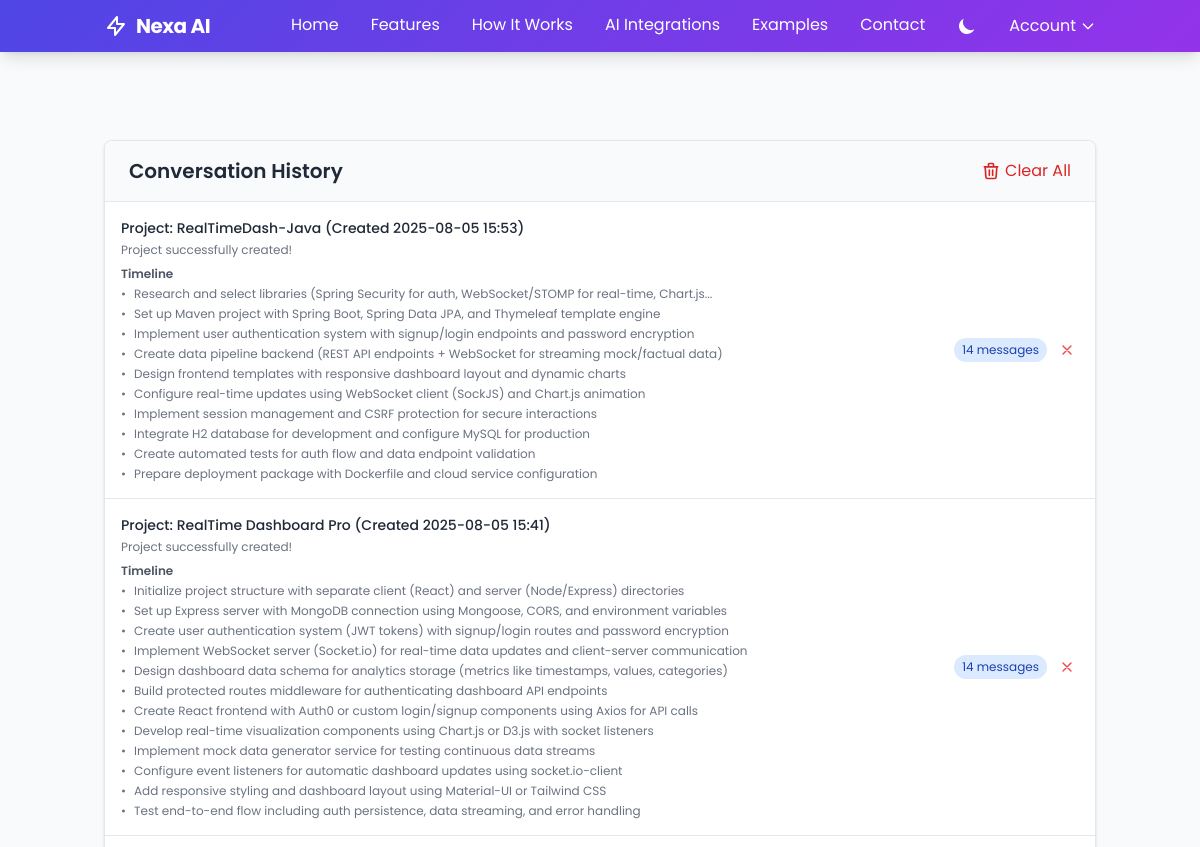
Before: /history (signed in, upper part) with the older database file.
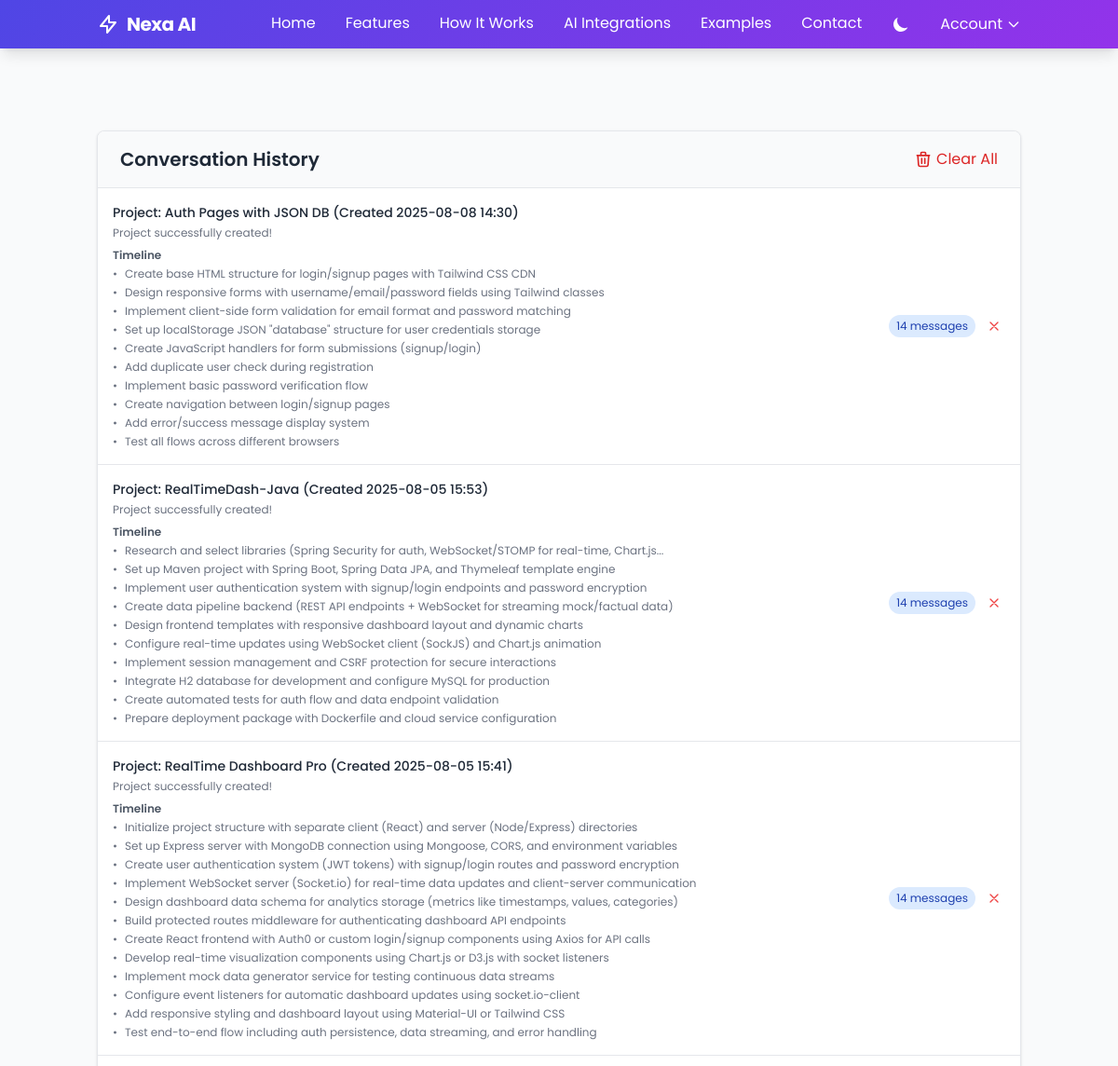
After: the same page with the newer database file.
### app.py (models this page shows)
class Conversation(db.Model):
    id = db.Column(db.Integer, primary_key=True)
    user_id = db.Column(db.Integer, db.ForeignKey('user.id'), nullable=False)
    timestamp = db.Column(db.DateTime, nullable=False, default=datetime.utcnow)
    messages = db.Column(db.JSON, nullable=False)
    project_name = db.Column(db.String(100), nullable=True)
    project_plan = db.Column(db.JSON, nullable=True)

### app.py (the view)
@app.route('/history')
@login_required
def history():
    try:
        conversations = Conversation.query.filter_by(user_id=current_user.id).order_by(Conversation.timestamp.desc()).all()
        return render_template('history.html', history_items=conversations)
    except Exception as e:
        flash(f'Error loading history: {str(e)}', 'error')
        return render_template('history.html', history_items=[])

### app.py (called while the page is built)
@login_manager.user_loader
def load_user(user_id):
    try:
        return db.session.get(User, int(user_id))
    except ValueError:
        session.pop('_user_id', None)
        return None

### templates/history.html (shortened to what this page needs)
{% extends "base.html" %}
{% block content %}
<div class="container mx-auto px-4 py-6">
    <div class="bg-white dark:bg-gray-800 rounded-lg shadow overflow-hidden border border-gray-200 dark:border-gray-700">
        <div class="bg-gray-50 dark:bg-gray-700 px-6 py-4 border-b border-gray-200 dark:border-gray-600">
            <div class="flex items-center justify-between">
                <h2 class="text-xl font-semibold text-gray-800 dark:text-white">Conversation History</h2>
                <button id="clear-all-history" class="text-red-600 dark:text-red-400 hover:text-red-800 dark:hover:text-red-300 flex items-center">
                    Clear All
                </button>
            </div>
        </div>
        <div class="divide-y divide-gray-200 dark:divide-gray-700">
            {% if history_items %}
                {% for conversation in history_items %}
                <div class="history-item p-4 hover:bg-gray-50 dark:hover:bg-gray-700 transition-colors cursor-pointer flex justify-between items-center"
                     data-id="{{ conversation.id }}">
                    <div class="flex-1 min-w-0">
                        {% if conversation.project_name %}
                        <h3 class="text-sm font-medium text-gray-800 dark:text-gray-200 truncate">
                            Project: {{ conversation.project_name }} (Created {{ conversation.timestamp.strftime('%Y-%m-%d %H:%M') }})
                        </h3>
                        <p class="text-xs text-gray-500 dark:text-gray-400 mt-1">
                            {{ conversation.messages | selectattr('type', 'equalto', 'project') | map(attribute='content') | first | default('Project created') }}
                        </p>
                        {% if conversation.project_plan and conversation.project_plan.plans %}
                        <div class="mt-2">
                            <h4 class="text-xs font-semibold text-gray-600 dark:text-gray-300">Timeline</h4>
                            <ul class="mt-1 space-y-1">
                                {% for step, description in conversation.project_plan.plans.items() %}
                                <li class="flex items-start text-xs text-gray-500 dark:text-gray-400">
                                    <span class="mr-2">•</span>
                                    <span>{{ description | truncate(100) }}</span>
                                </li>
                                {% endfor %}
                            </ul>
                        </div>
                        {% endif %}
                        {% endif %}
                    </div>
                    <div class="flex items-center space-x-2">
                        <span class="text-xs bg-blue-100 dark:bg-blue-900 text-blue-800 dark:text-blue-200 px-2 py-1 rounded-full">
                            {{ conversation.messages|length }} messages
                        </span>
                        <button class="delete-history p-1 rounded-full hover:bg-red-100 dark:hover:bg-red-900 transition-colors" data-id="{{ conversation.id }}">
                            <svg xmlns="http://www.w3.org/2000/svg" class="h-4 w-4 text-red-500 dark:text-red-400" fill="none" viewBox="0 0 24 24" stroke="currentColor">
                                <path stroke-linecap="round" stroke-linejoin="round" stroke-width="2" d="M6 18L18 6M6 6l12 12" />
                            </svg>
                        </button>
                    </div>
                </div>
                {% endfor %}
            {% endif %}
        </div>
    </div>
</div>
{% endblock %}

### templates/base.html (shortened to what this page needs)
<!DOCTYPE html>
<html lang="en">
<head>
    <script src="https://cdn.tailwindcss.com"></script>
</head>
<body class="bg-gray-50 text-gray-900 dark:bg-gray-900 dark:text-gray-200">
    <nav class="gradient-bg text-white shadow-lg sticky top-0 z-50">
        <div class="container mx-auto px-4 py-3 flex justify-between items-center">
            <a href="{{ url_for('index') }}" class="text-xl font-bold tracking-tight flex items-center" aria-label="Nexa AI Home">
                <svg class="w-6 h-6 mr-2" fill="none" stroke="currentColor" viewBox="0 0 24 24" xmlns="http://www.w3.org/2000/svg">
                    <path stroke-linecap="round" stroke-linejoin="round" stroke-width="2" d="M13 10V3L4 14h7v7l9-11h-7z"></path>
                </svg>
                Nexa AI
            </a>
            <div class="hidden md:flex items-center space-x-8">
                <a href="{{ url_for('index') }}" class="nav-link text-white hover:text-gray-200" aria-label="Home">Home</a>
                <a href="{{ url_for('features') }}" class="nav-link text-white hover:text-gray-200" aria-label="Features">Features</a>
                <a href="{{ url_for('how_its_works') }}" class="nav-link text-white hover:text-gray-200" aria-label="How It Works">How It Works</a>
                <a href="{{ url_for('integrations') }}" class="nav-link text-white hover:text-gray-200" aria-label="AI Integrations">AI Integrations</a>
                <a href="{{ url_for('examples') }}" class="nav-link text-white hover:text-gray-200" aria-label="Examples">Examples</a>
                <a href="{{ url_for('contact') }}" class="nav-link text-white hover:text-gray-200" aria-label="Contact">Contact</a>
                <button id="theme-toggle" type="button" class="text-white hover:text-gray-200 focus:outline-none" aria-label="Toggle Dark Mode">
                    <svg id="theme-toggle-dark-icon" class="w-5 h-5" fill="currentColor" viewBox="0 0 20 20" xmlns="http://www.w3.org/2000/svg">
                        <path d="M17.293 13.293A8 8 0 016.707 2.707a8.001 8.001 0 1010.586 10.586z"></path>
                    </svg>
                </button>
                {% if current_user.is_authenticated %}
                    <div class="ml-4 relative">
                        <button id="account-btn" type="button" class="flex items-center space-x-1 text-white focus:outline-none hover:text-gray-200 transition-colors" aria-label="Account Menu">
                            <span>Account</span>
                            <svg class="w-4 h-4" fill="none" stroke="currentColor" viewBox="0 0 24 24" xmlns="http://www.w3.org/2000/svg">
                                <path stroke-linecap="round" stroke-linejoin="round" stroke-width="2" d="M19 9l-7 7-7-7"></path>
                            </svg>
                        </button>
                    </div>
                {% endif %}
            </div>
        </div>
    </nav>
    <main class="container mx-auto pt-16">
        {% block content %}{% endblock %}
    </main>
</body>
</html>

### templates/base.html (style rules this page uses)
body { font-family: 'Poppins', sans-serif; min-height: 100vh; display: flex; flex-direction: column; transition: background-color 0.3s ease, color 0.3s ease; }
.gradient-bg { background: linear-gradient(135deg, #4F46E5, #9333EA); }
.container { flex: 1; }
.nav-link { position: relative; padding-bottom: 2px; }
.nav-link:after { content: ''; position: absolute; width: 0; height: 2px; bottom: 0; left: 0; background-color: white; transition: width 0.3s ease; }
.transition-colors { transition-property: background-color, border-color, color, fill, stroke; transition-timing-function: cubic-bezier(0.4, 0, 0.2, 1); transition-duration: 300ms; }

### templates/history.html (style rules this page uses)
.history-item { transition: all 0.2s ease; }

Changed rows visible on the page:
added Conversation: project_name "Auth Pages with JSON DB", timestamp "2025-08-08 14:30", messages|selectattr "Project successfully created!", description "Create base HTML structure for login/signup pages with Tailwind CSS CDN" "Design responsive forms with username/email/password fields using Tailwind classes" "Implement client-side form validation for email format and password matching" "Set up localStorage JSON \"database\" structure for user credentials storage" "Create JavaScript handlers for form submissions (signup/login)" "Add duplicate user check during registration" "Implement basic password verification flow" "Create navigation between login/signup pages" "Add error/success message display system" "Test all flows across different browsers", messages|length "14"
